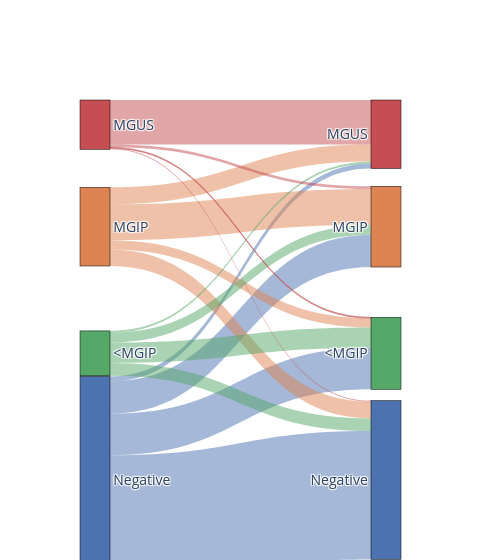

Source (notebook cell):
### Markdown cell above
# 01.Sankey

### Code cell
import plotly.graph_objects as go
import pandas as pd
import numpy as np
from collections import defaultdict
import itertools
import seaborn as sns

colors = sns.color_palette("deep", n_colors=10)

diag_col = 'Mass_Spect_Diagnosis_SK_New'

new_high = 'MGIP'
new_low = '<MGIP'


if diag_col == 'Mass_Spect_Diagnosis_SK_New':
    diagnosis_order = ['MGUS', new_high, new_low, 'Negative']

    hex_colors = [f"#{int(color[0]*255):02X}{int(color[1]*255):02X}{int(color[2]*255):02X}" for color in colors]
    node_colors_dict = {
        'Negative': hex_colors[0], 
        new_low: hex_colors[2], 
        new_high: hex_colors[1], 
        'MGUS': hex_colors[3],
        'Others' : 'lightgray',
    }
    
    alpha = 0.5 
    hex_colors_with_alpha = [
        f"rgba({int(color[0]*255)},{int(color[1]*255)},{int(color[2]*255)},{alpha})" 
        for color in colors
    ]
    
    link_colors_dict = {
        'Negative': hex_colors_with_alpha[0], 
        new_low: hex_colors_with_alpha[2], 
        new_high: hex_colors_with_alpha[1], 
        'MGUS': hex_colors_with_alpha[3],
        'Others' : 'lightgray'
    }
    

filt_reshaped2_indv = pd.read_csv('../data/PROMISE_ms_indv.csv', sep=",")

filt_reshaped2_indv[diag_col] = filt_reshaped2_indv[diag_col].replace({
    'MGIP' : new_high,
    'Low peak' : new_low,
})


##### follow-up number distribution
max_timepoint_dist = (
    filt_reshaped2_indv
    .groupby('PROMISE_ID')['timepoint']
    .max()
    .value_counts()
    .sort_index()
)

print(max_timepoint_dist)

timept = 'timepoint2'
#timept = 'timepoint'

filt_reshaped2_indv_timept = filt_reshaped2_indv.dropna(subset=timept)

# Calculate interval years for each patient
filt_reshaped2_indv_timept['Yrs_interval'] = abs(
    filt_reshaped2_indv_timept
    .sort_values(['PROMISE_ID', timept], ascending=False)  
    .groupby('PROMISE_ID')['yrs_from_baseline']
    .diff()
)

# at baseline
timept_1 = filt_reshaped2_indv_timept[filt_reshaped2_indv_timept[timept] == 1.0]

stats = timept_1.groupby(diag_col)['Yrs_interval'].agg(
    median=lambda x: f"{x.median():.2f}",
    min=lambda x: f"{x.min():.2f}",
    max=lambda x: f"{x.max():.2f}",
    perc_25=lambda x: f"{x.quantile(0.25):.2f}",
    perc_75=lambda x: f"{x.quantile(0.75):.2f}",
).reset_index()

print('**** Median time to subsequent sample collection (Negative inclues MSL [no m/z ratio], <LLMI, LC only) ****')
print(stats)


grouped = filt_reshaped2_indv_timept.groupby(['PROMISE_ID', timept, diag_col]).size().reset_index(name='count')


def timepoint_comparisons(df):
    timepoints_c = sorted(df[timept].unique())
    results = []

    for tp1, tp2 in itertools.combinations(timepoints_c, 2):
        df_tp1 = df[df[timept] == tp1]
        df_tp2 = df[df[timept] == tp2]

        for diag1 in df_tp1[diag_col].unique():
            for diag2 in df_tp2[diag_col].unique():
                count = len(pd.merge(df_tp1[df_tp1[diag_col] == diag1],
                                     df_tp2[df_tp2[diag_col] == diag2],
                                     on='PROMISE_ID', how='inner'))
                if count > 0:
                    results.append({'tp1': tp1, 'MS1': diag1,
                                    'tp2': tp2, 'MS2': diag2, 'Count': count})

    return pd.DataFrame(results)


df = timepoint_comparisons(grouped)
df.reset_index(drop=True)
df = df[['MS1', 'MS2', 'Count']]

# Print % 
total_counts_ms1 = df.groupby('MS1')['Count'].sum()

df['percentage'] = df.apply(
    lambda row: (row['Count'] / total_counts_ms1[row['MS1']]) * 100,
    axis=1
)

print(df.groupby(['MS1']).sum())
print(df.groupby(['MS2']).sum())
print("Percentage of how many x in MS1 unique become y in MS2:")
for i, row in df.iterrows():
    print(f"{row['MS1']} -> {row['MS2']} : {row['percentage']:.2f}%")

negative_starts = df[df['MS1'] == 'Negative']
print("**** Outcome of patients who started as Negative ****")
print(negative_starts[['MS2', 'Count', 'percentage']])

colors = sns.color_palette("deep", n_colors=4)

replace_dict = {val: i for i, val in enumerate(diagnosis_order)}

source = df['MS1'].map(replace_dict)
target = df['MS2'].map(replace_dict) + len(diagnosis_order)
values = df['Count']
timepoints = len(filt_reshaped2_indv[timept].unique())

# Prepare Sankey diagram inputs
categories = diagnosis_order 
labels = diagnosis_order

link_colors = [
    link_colors_dict[df['MS1'].iloc[i]] for i in range(len(df))
]

n_categories = len(diagnosis_order)
x_coords = [0.1] * n_categories + [0.9] * n_categories
y_coords = [i / (n_categories - 1) for i in range(n_categories)] * 2

# Create Sankey diagram
fig = go.Figure(
    data = [
        go.Sankey(
            node=dict(
                pad=0, 
                thickness=30, 
                line=dict(color="black", width=0.5),
                label=labels * timepoints,
                color=[node_colors_dict[cat] for cat in categories] * timepoints,
                x = x_coords,
                y = y_coords
            ),
            link=dict(
                source=source,
                target=target,
                value=values,
                color=link_colors
            ),
            arrangement='snap',
)])


fig.update_layout(
    width=500,
    font_size=14,
)

fig.write_image(f"../00.Figures/PROMISE_MS_dig_prevalence_sankey_New.pdf", engine="kaleido")
fig.show()

### Figure 1 — Plotly figure (JSON) as saved in the notebook; plotly's stock layout.template omitted (floating-point values rounded to 4 significant figures)
{"data": [{"arrangement": "snap", "link": {"color": ["rgba(76,114,176,0.5)", "rgba(76,114,176,0.5)", "rgba(76,114,176,0.5)", "rgba(76,114,176,0.5)", "rgba(221,132,82,0.5)", "rgba(221,132,82,0.5)", "rgba(221,132,82,0.5)", "rgba(221,132,82,0.5)", "rgba(85,168,104,0.5)", "rgba(85,168,104,0.5)", "rgba(85,168,104,0.5)", "rgba(85,168,104,0.5)", "rgba(196,78,82,0.5)", "rgba(196,78,82,0.5)", "rgba(196,78,82,0.5)", "rgba(196,78,82,0.5)"], "source": [3, 3, 3, 3, 1, 1, 1, 1, 2, 2, 2, 2, 0, 0, 0, 0], "target": [6, 7, 5, 4, 6, 7, 5, 4, 6, 7, 5, 4, 6, 7, 5, 4], "value": [139, 429, 108, 17, 31, 55, 120, 57, 68, 43, 33, 6, 3, 4, 9, 149]}, "node": {"color": ["#C44E52", "#DD8452", "#55A868", "#4C72B0", "#C44E52", "#DD8452", "#55A868", "#4C72B0", "#C44E52", "#DD8452", "#55A868", "#4C72B0"], "label": ["MGUS", "MGIP", "<MGIP", "Negative", "MGUS", "MGIP", "<MGIP", "Negative", "MGUS", "MGIP", "<MGIP", "Negative"], "line": {"color": "black", "width": 0.5}, "pad": 0, "thickness": 30, "x": [0.1, 0.1, 0.1, 0.1, 0.9, 0.9, 0.9, 0.9], "y": [0, 0.3333, 0.6667, 1, 0, 0.3333, 0.6667, 1]}, "type": "sankey"}], "layout": {"font": {"size": 14}, "width": 500}}
